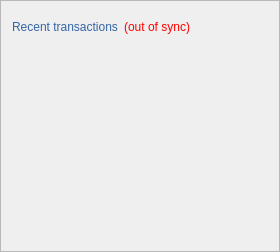
      <widget class="QFrame" name="frame_2">
       <property name="font">
        <font>
         <stylestrategy>PreferAntialias</stylestrategy>
         <kerning>false</kerning>
        </font>
       </property>
       <property name="frameShape">
        <enum>QFrame::StyledPanel</enum>
       </property>
       <property name="frameShadow">
        <enum>QFrame::Raised</enum>
       </property>
       <layout class="QVBoxLayout" name="verticalLayout">
        <item>
         <layout class="QHBoxLayout" name="horizontalLayout_2">
          <item>
           <widget class="QLabel" name="label_4">
            <property name="minimumSize">
             <size>
              <width>0</width>
              <height>30</height>
             </size>
            </property>
            <property name="text">
             <string>&lt;html&gt;&lt;head/&gt;&lt;body&gt;&lt;p&gt;&lt;span style=&quot; color:#3465a4;&quot;&gt;Recent transactions&lt;/span&gt;&lt;/p&gt;&lt;/body&gt;&lt;/html&gt;</string>
            </property>
           </widget>
          </item>
          <item>
           <widget class="QLabel" name="labelTransactionsStatus">
            <property name="toolTip">
             <string>The displayed information may be out of date.&lt;br /&gt;Your software automatically synchronizes with the SpinCoins network after a connection is established,&lt;br /&gt; but this process has not completed yet. Please be patient while it does.</string>
            </property>
            <property name="styleSheet">
             <string notr="true">QLabel {color: red;}</string>
            </property>
            <property name="text">
             <string notr="true">(out of sync)</string>
            </property>
            <property name="alignment">
             <set>Qt::AlignRight|Qt::AlignTrailing|Qt::AlignVCenter</set>
            </property>
           </widget>
          </item>
          <item>
           <spacer name="horizontalSpacer">
            <property name="font">
             <font>
              <stylestrategy>PreferAntialias</stylestrategy>
              <kerning>false</kerning>
             </font>
            </property>
            <property name="orientation">
             <enum>Qt::Horizontal</enum>
            </property>
            <property name="sizeHint" stdset="0">
             <size>
              <width>40</width>
              <height>20</height>
             </size>
            </property>
           </spacer>
          </item>
         </layout>
        </item>
        <item>
         <widget class="QListView" name="listTransactions">
          <property name="font">
           <font>
            <stylestrategy>PreferAntialias</stylestrategy>
            <kerning>false</kerning>
           </font>
          </property>
          <property name="styleSheet">
           <string notr="true">QListView { background: transparent; }</string>
          </property>
          <property name="frameShape">
           <enum>QFrame::NoFrame</enum>
          </property>
          <property name="verticalScrollBarPolicy">
           <enum>Qt::ScrollBarAlwaysOff</enum>
          </property>
          <property name="horizontalScrollBarPolicy">
           <enum>Qt::ScrollBarAlwaysOff</enum>
          </property>
          <property name="selectionMode">
           <enum>QAbstractItemView::NoSelection</enum>
          </property>
         </widget>
        </item>
       </layout>
      </widget>
